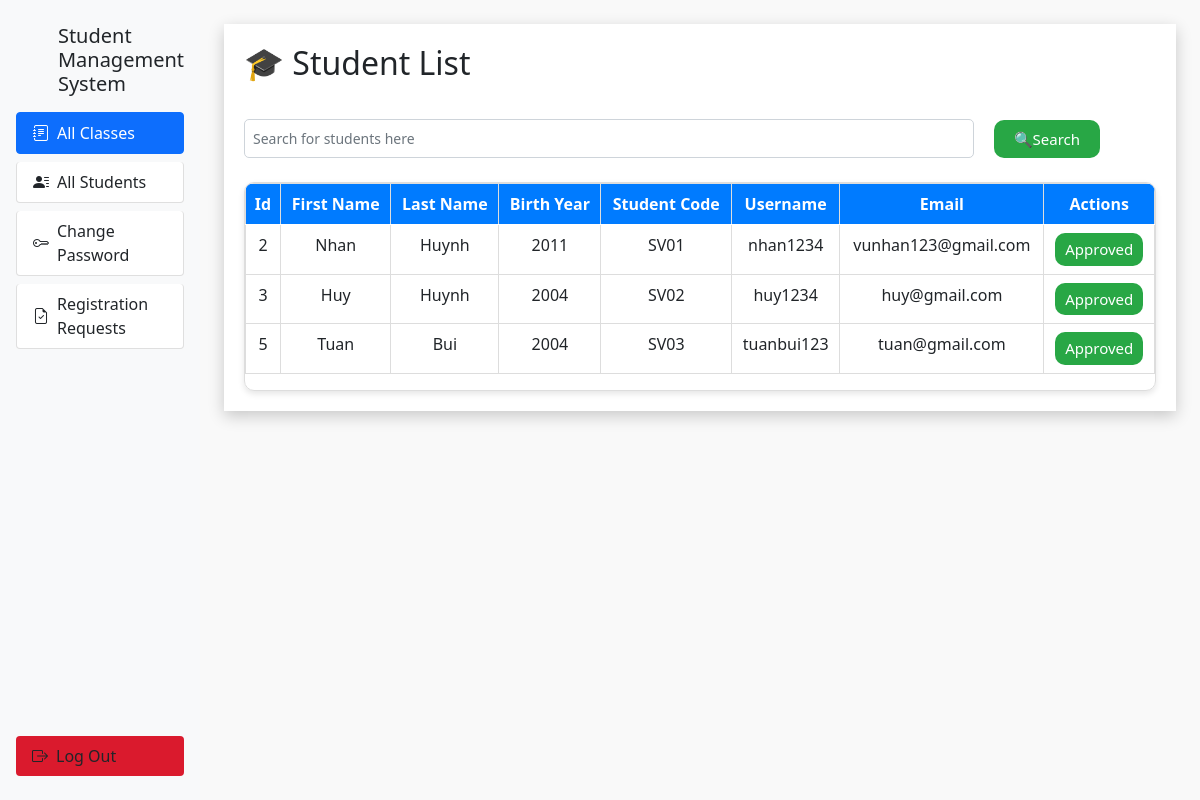
Page /admin/get-all-user on the earlier database version.
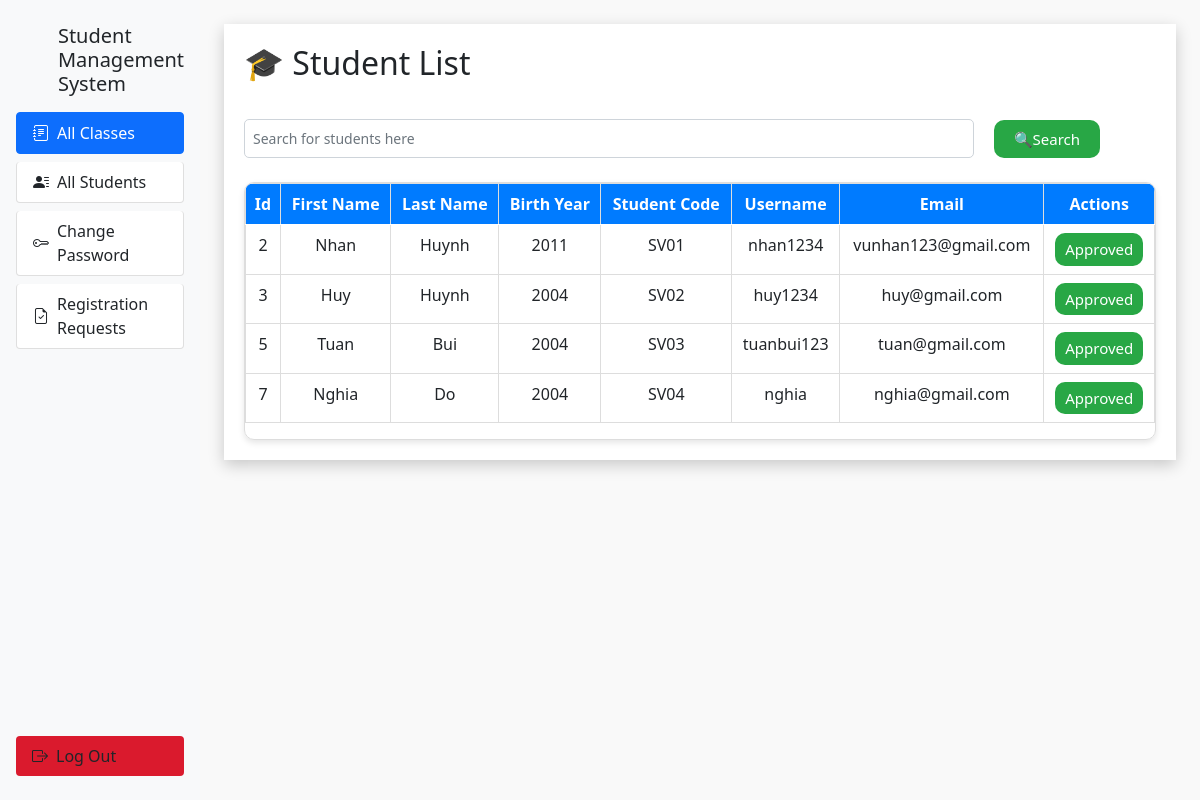
Same page on the later database version.
### main.py (models this page shows, shortened)
class User(db.Model):
    id = db.Column(db.Integer, primary_key=True)
    fname = db.Column(db.String(255), nullable=False)
    lname = db.Column(db.String(255), nullable=False)
    email = db.Column(db.String(255), nullable=False)
    student_code = db.Column(db.String(50), nullable=True)
    birth_year = db.Column(db.Integer, nullable=True)
    username = db.Column(db.String(255), nullable=False)
    password = db.Column(db.String(255), nullable=False)
    role = db.Column(db.String(50), default='user', nullable=False)  # Thêm cột role
    status = db.Column(db.Integer, default=0, nullable=False)
    id_class = db.Column(db.Integer, db.ForeignKey('class.id_class'), nullable=True)

### main.py (the view)
@app.route('/admin/get-all-user', methods=['GET', 'POST'])
def adminGetAllUser():
    if request.method == 'POST':
        search = request.form.get('search')
        users = User.query.filter_by(role='user').filter(
            or_(User.fname.like('%' + search + '%'), User.lname.like('%' + search + '%'))
        ).all()
        return render_template('admin/all-user.html', title="Approve User", users = users, search = search)
    else:
        search = ''
        users = User.query.filter_by(role='user').all()
        return render_template('admin/all-user.html', title="Approve User", users = users, search=search)

### templates/admin/all-user.html (shortened to what this page needs)
{% extends "admin/layout.html" %}
{% block content %}
<div class="wrapper">
    <div class="content">
        <div class="header">
            <h2>🎓 Student List</h2>
        </div>
        <div class="search-container">
            <form action="" method="POST" class="d-inline-flex align-items-center" style="width: 100%;">
                <input type="text" name="search" id="search" class="form-control my-1" value="{{ search }}"
                    placeholder="Search for students here">
                <button type="submit" class="btn btn-success btn-sm"
                    style="margin-left: 20px; font-size: 16 px; padding: 8px 20px;">🔍Search</button>
            </form>
        </div>
        <div class="table-container">
            <table class="table">
                <thead>
                    <tr>
                        <th>Id</th>
                        <th>First Name</th>
                        <th>Last Name</th>
                        <th>Birth Year</th>
                        <th>Student Code</th>
                        <th>Username</th>
                        <th>Email</th>
                        <th>Actions</th>
                    </tr>
                </thead>
                <tbody>
                    {% for user in users %}
                    <tr>
                        <td>{{ user.id }}</td>
                        <td>{{ user.fname }}</td>
                        <td>{{ user.lname }}</td>
                        <td>{{ user.birth_year }}</td>
                        <td>{{ user.student_code }}</td>
                        <td>{{ user.username }}</td>
                        <td>{{ user.email }}</td>
                        <td class="text-center">
                            {% if user.status == 1 %}
                            <a href="/admin/unapprove-user/{{ user.id }}">
                                <button class="btn btn-success btn-sm">Approved</button>
                            </a>
                            {% else %}
                            <a href="/admin/approve-user/{{ user.id }}">
                                <button class="btn btn-warning btn-sm">Approve</button>
                            </a>
                            {% endif %}
                        </td>
                    </tr>
                    {% endfor %}
                </tbody>
            </table>
        </div>
    </div>
</div>
{% endblock content %}

### templates/admin/layout.html (shortened to what this page needs)
<!DOCTYPE html>
<html lang="en">
<head>
    <link href="https://cdn.jsdelivr.net/npm/bootstrap@5.0.2/dist/css/bootstrap.min.css" rel="stylesheet"
>
    <link href="https://cdn.jsdelivr.net/npm/bootstrap-icons/font/bootstrap-icons.css" rel="stylesheet">
</head>
<body>
    <div class="container-fluid">
        <div class="row vh-100">
            <nav class="col-md-3 col-lg-2 bg-light d-flex flex-column p-3">
                <div class="d-flex justify-content-center align-items-center">
                    <h5>Student Management System</h5>
                </div>
                <div class="list-group">
                    <a href="/admin/class/"
                        class="list-group-item list-group-item-action d-flex align-items-center mb-2 rounded">
                        <i class="bi bi-journal-text me-2"></i> All Classes
                    </a>
                    <a href="/admin/get-all-user"
                        class="list-group-item list-group-item-action d-flex align-items-center mb-2 rounded">
                        <i class="bi bi-person-lines-fill me-2"></i> All Students
                    </a>
                    <a href="/admin/change-admin-password"
                        class="list-group-item list-group-item-action d-flex align-items-center mb-2 rounded">
                        <i class="bi bi-key me-2"></i> Change Password
                    </a>
                    <a href="/admin/registration_requests"
                        class="list-group-item list-group-item-action d-flex align-items-center mb-2 rounded">
                        <i class="bi bi-file-earmark-check me-2"></i> Registration Requests
                    </a>
                </div>
                <a href="/user/logout"
                    class="list-group-item d-flex align-items-center mb-2 rounded btn-danger mt-auto">
                    <i class="bi bi-box-arrow-right me-2"></i> Log Out
                </a>
            </nav>
            <main class="col-md-9 col-lg-10 p-4">
                {% block content %}{% endblock content %}
            </main>
        </div>
    </div>
</body>
</html>

### templates/admin/all-user.html (style rules this page uses)
body { margin: 0; padding: 0; background: #f9f9f9; }
.wrapper { width: 100%; padding: 20px; display: flex; flex-direction: column; background: #ffffff; box-shadow: 0px 5px 15px rgba(0, 0, 0, 0.2); }
.content { width: 100%; display: flex; flex-direction: column; gap: 20px; }
.header { display: flex; justify-content: space-between; align-items: center; }
.search-container { margin-top: 5px; }
.table-container { border: 1px solid #ddd; border-radius: 10px; overflow: auto; box-shadow: 0px 3px 6px rgba(0, 0, 0, 0.1); }
table { width: 100%; border-collapse: collapse; }
table thead { background: #007bff; color: white; }
table th, table td { padding: 10px; text-align: center; border: 1px solid #ddd; }
.btn { border-radius: 10px; padding: 5px 10px; }
.btn-danger { background-color: #da1a2d; border: none; }
.btn-success { background-color: #28a745; border: none; font-size: 15px; }
.form-control { border-radius: 5px; padding: 8px; font-size: 14px; width: 80%; }

Differences in the rows shown:
added User: id "7", fname "Nghia", lname "Do", birth_year "2004", student_code "SV04", username "nghia", email "nghia@gmail.com"
